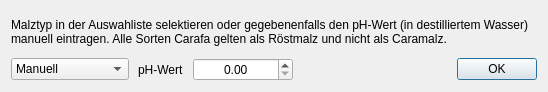
<?xml version="1.0" encoding="UTF-8"?>
<ui version="4.0">
 <class>DlgPhMalz</class>
 <widget class="QDialog" name="DlgPhMalz">
  <property name="geometry">
   <rect>
    <x>0</x>
    <y>0</y>
    <width>548</width>
    <height>92</height>
   </rect>
  </property>
  <property name="windowTitle">
   <string>Malz pH-Wert</string>
  </property>
  <property name="modal">
   <bool>true</bool>
  </property>
  <layout class="QVBoxLayout" name="verticalLayout">
   <item>
    <widget class="QLabel" name="label_2">
     <property name="text">
      <string>Malztyp in der Auswahliste selektieren oder gegebenenfalls den pH-Wert (in destilliertem Wasser) manuell eintragen. Alle Sorten Carafa gelten als Röstmalz und nicht als Caramalz.</string>
     </property>
     <property name="wordWrap">
      <bool>true</bool>
     </property>
    </widget>
   </item>
   <item>
    <layout class="QHBoxLayout" name="horizontalLayout">
     <property name="spacing">
      <number>9</number>
     </property>
     <item>
      <widget class="QComboBox" name="cbTyp">
       <item>
        <property name="text">
         <string>Manuell</string>
        </property>
       </item>
       <item>
        <property name="text">
         <string>Malz EBC &lt; 200</string>
        </property>
       </item>
       <item>
        <property name="text">
         <string>Caramalz</string>
        </property>
       </item>
       <item>
        <property name="text">
         <string>Röstmalz</string>
        </property>
       </item>
      </widget>
     </item>
     <item>
      <widget class="QLabel" name="label">
       <property name="text">
        <string>pH-Wert</string>
       </property>
      </widget>
     </item>
     <item>
      <widget class="DoubleSpinBox" name="tbPh">
       <property name="minimumSize">
        <size>
         <width>100</width>
         <height>0</height>
        </size>
       </property>
       <property name="alignment">
        <set>Qt::AlignCenter</set>
       </property>
       <property name="decimals">
        <number>2</number>
       </property>
       <property name="minimum">
        <double>0.000000000000000</double>
       </property>
       <property name="maximum">
        <double>14.000000000000000</double>
       </property>
       <property name="singleStep">
        <double>0.100000000000000</double>
       </property>
      </widget>
     </item>
     <item>
      <widget class="QDialogButtonBox" name="buttonBox">
       <property name="orientation">
        <enum>Qt::Horizontal</enum>
       </property>
       <property name="standardButtons">
        <set>QDialogButtonBox::Ok</set>
       </property>
      </widget>
     </item>
    </layout>
   </item>
  </layout>
 </widget>
 <customwidgets>
  <customwidget>
   <class>DoubleSpinBox</class>
   <extends>QDoubleSpinBox</extends>
   <header>widgets/doublespinbox.h</header>
  </customwidget>
 </customwidgets>
 <resources/>
 <connections>
  <connection>
   <sender>buttonBox</sender>
   <signal>accepted()</signal>
   <receiver>DlgPhMalz</receiver>
   <slot>accept()</slot>
   <hints>
    <hint type="sourcelabel">
     <x>248</x>
     <y>254</y>
    </hint>
    <hint type="destinationlabel">
     <x>157</x>
     <y>274</y>
    </hint>
   </hints>
  </connection>
  <connection>
   <sender>buttonBox</sender>
   <signal>rejected()</signal>
   <receiver>DlgPhMalz</receiver>
   <slot>reject()</slot>
   <hints>
    <hint type="sourcelabel">
     <x>316</x>
     <y>260</y>
    </hint>
    <hint type="destinationlabel">
     <x>286</x>
     <y>274</y>
    </hint>
   </hints>
  </connection>
 </connections>
</ui>
